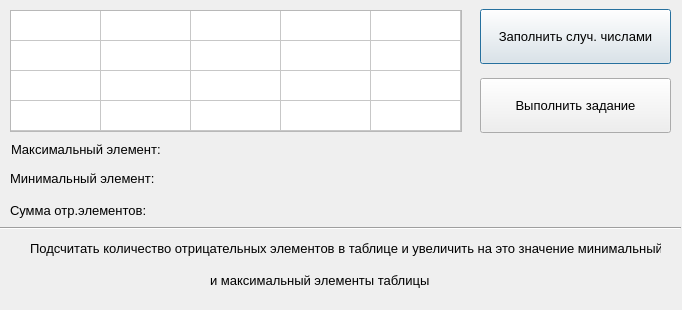
<?xml version="1.0" encoding="UTF-8"?>
<ui version="4.0">
 <class>Dialog</class>
 <widget class="QDialog" name="Dialog">
  <property name="geometry">
   <rect>
    <x>0</x>
    <y>0</y>
    <width>682</width>
    <height>310</height>
   </rect>
  </property>
  <property name="minimumSize">
   <size>
    <width>682</width>
    <height>310</height>
   </size>
  </property>
  <property name="maximumSize">
   <size>
    <width>682</width>
    <height>310</height>
   </size>
  </property>
  <property name="windowTitle">
   <string>Dialog</string>
  </property>
  <widget class="QTableWidget" name="tableWidget">
   <property name="enabled">
    <bool>true</bool>
   </property>
   <property name="geometry">
    <rect>
     <x>10</x>
     <y>10</y>
     <width>452</width>
     <height>122</height>
    </rect>
   </property>
   <property name="minimumSize">
    <size>
     <width>441</width>
     <height>0</height>
    </size>
   </property>
   <property name="maximumSize">
    <size>
     <width>455</width>
     <height>220</height>
    </size>
   </property>
   <property name="font">
    <font>
     <pointsize>10</pointsize>
    </font>
   </property>
   <property name="rowCount">
    <number>4</number>
   </property>
   <attribute name="horizontalHeaderVisible">
    <bool>false</bool>
   </attribute>
   <attribute name="horizontalHeaderCascadingSectionResizes">
    <bool>false</bool>
   </attribute>
   <attribute name="horizontalHeaderMinimumSectionSize">
    <number>55</number>
   </attribute>
   <attribute name="horizontalHeaderDefaultSectionSize">
    <number>90</number>
   </attribute>
   <attribute name="verticalHeaderVisible">
    <bool>false</bool>
   </attribute>
   <attribute name="verticalHeaderHighlightSections">
    <bool>false</bool>
   </attribute>
   <row>
    <property name="text">
     <string/>
    </property>
   </row>
   <row>
    <property name="text">
     <string/>
    </property>
   </row>
   <row>
    <property name="text">
     <string/>
    </property>
   </row>
   <row>
    <property name="text">
     <string/>
    </property>
   </row>
   <column>
    <property name="text">
     <string>C1</string>
    </property>
   </column>
   <column>
    <property name="text">
     <string>C2</string>
    </property>
   </column>
   <column>
    <property name="text">
     <string>C3</string>
    </property>
   </column>
   <column>
    <property name="text">
     <string>C4</string>
    </property>
   </column>
   <column>
    <property name="text">
     <string>C5</string>
    </property>
   </column>
  </widget>
  <widget class="QPushButton" name="btn_random_number">
   <property name="geometry">
    <rect>
     <x>480</x>
     <y>9</y>
     <width>191</width>
     <height>55</height>
    </rect>
   </property>
   <property name="font">
    <font>
     <family>Segoe UI</family>
     <pointsize>10</pointsize>
    </font>
   </property>
   <property name="text">
    <string>Заполнить случ. числами</string>
   </property>
  </widget>
  <widget class="QPushButton" name="btn_solve">
   <property name="geometry">
    <rect>
     <x>480</x>
     <y>78</y>
     <width>191</width>
     <height>55</height>
    </rect>
   </property>
   <property name="font">
    <font>
     <family>Segoe UI</family>
     <pointsize>10</pointsize>
    </font>
   </property>
   <property name="text">
    <string>Выполнить задание</string>
   </property>
  </widget>
  <widget class="QLabel" name="label_max_el">
   <property name="geometry">
    <rect>
     <x>11</x>
     <y>141</y>
     <width>331</width>
     <height>16</height>
    </rect>
   </property>
   <property name="font">
    <font>
     <family>Segoe UI</family>
     <pointsize>10</pointsize>
    </font>
   </property>
   <property name="text">
    <string>Максимальный элемент:</string>
   </property>
  </widget>
  <widget class="QLabel" name="label_sum">
   <property name="geometry">
    <rect>
     <x>10</x>
     <y>200</y>
     <width>331</width>
     <height>20</height>
    </rect>
   </property>
   <property name="font">
    <font>
     <family>Segoe UI</family>
     <pointsize>10</pointsize>
    </font>
   </property>
   <property name="text">
    <string>Сумма отр.элементов:</string>
   </property>
  </widget>
  <widget class="QLabel" name="label_task_1">
   <property name="geometry">
    <rect>
     <x>30</x>
     <y>240</y>
     <width>631</width>
     <height>31</height>
    </rect>
   </property>
   <property name="font">
    <font>
     <family>Segoe UI</family>
     <pointsize>10</pointsize>
    </font>
   </property>
   <property name="text">
    <string>Подсчитать количество отрицательных элементов в таблице и увеличить на это значение минимальный
                </string>
   </property>
  </widget>
  <widget class="QLabel" name="label_task_2">
   <property name="geometry">
    <rect>
     <x>210</x>
     <y>270</y>
     <width>281</width>
     <height>21</height>
    </rect>
   </property>
   <property name="font">
    <font>
     <family>Segoe UI</family>
     <pointsize>10</pointsize>
    </font>
   </property>
   <property name="text">
    <string>и максимальный элементы таблицы</string>
   </property>
  </widget>
  <widget class="QLabel" name="label_error">
   <property name="geometry">
    <rect>
     <x>350</x>
     <y>144</y>
     <width>321</width>
     <height>31</height>
    </rect>
   </property>
   <property name="font">
    <font>
     <family>Segoe UI</family>
     <pointsize>13</pointsize>
     <weight>50</weight>
     <bold>false</bold>
    </font>
   </property>
   <property name="styleSheet">
    <string notr="true">color: rgb(170, 0, 0);</string>
   </property>
   <property name="text">
    <string/>
   </property>
  </widget>
  <widget class="Line" name="line">
   <property name="geometry">
    <rect>
     <x>0</x>
     <y>220</y>
     <width>681</width>
     <height>16</height>
    </rect>
   </property>
   <property name="orientation">
    <enum>Qt::Horizontal</enum>
   </property>
  </widget>
  <widget class="QLabel" name="label_min_el">
   <property name="geometry">
    <rect>
     <x>10</x>
     <y>170</y>
     <width>331</width>
     <height>16</height>
    </rect>
   </property>
   <property name="font">
    <font>
     <family>Segoe UI</family>
     <pointsize>10</pointsize>
    </font>
   </property>
   <property name="text">
    <string>Минимальный элемент:</string>
   </property>
  </widget>
 </widget>
 <resources/>
 <connections/>
</ui>
